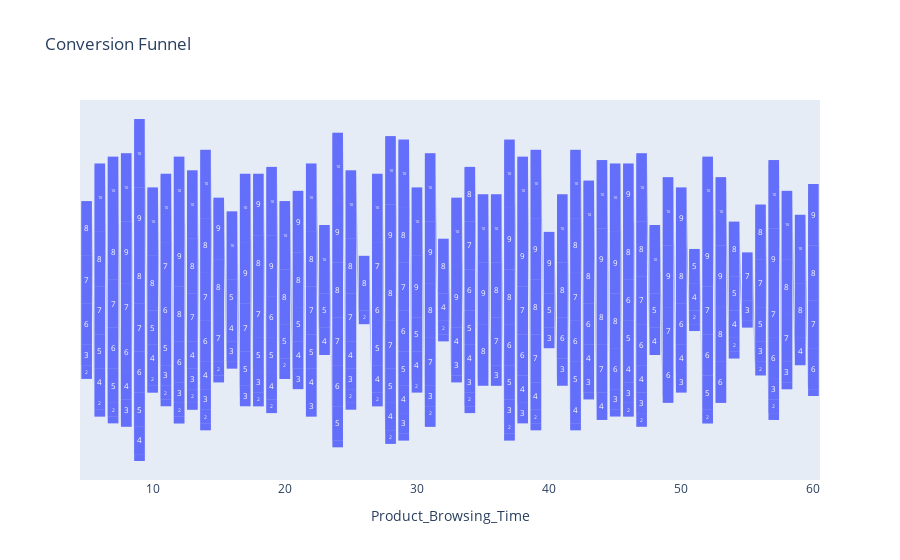

The notebook cell this image was saved under:
### Code cell
# conversion funnel of the customers
# Funnel analysis
funnel_data = data[['Product_Browsing_Time', 'Items_Added_to_Cart', 'Total_Purchases']]
funnel_data = funnel_data.groupby(['Product_Browsing_Time', 'Items_Added_to_Cart']).sum().reset_index()

fig = px.funnel(funnel_data, x='Product_Browsing_Time', y='Items_Added_to_Cart', title='Conversion Funnel')
fig.show()

### Figure 1 — Plotly figure (JSON) as saved in the notebook; plotly's stock layout.template omitted (floating-point values rounded to 4 significant figures; data arrays with more than 128 entries replaced by an {"elided": "..."} marker saying what was removed)
{"data": [{"hovertemplate": "Product_Browsing_Time=%{x}<br>Items_Added_to_Cart=%{y}<extra></extra>", "legendgroup": "", "marker": {"color": "#636efa"}, "name": "", "orientation": "v", "showlegend": false, "type": "funnel", "x": {"elided": "342 int values"}, "xaxis": "x", "y": {"elided": "342 int values"}, "yaxis": "y"}], "layout": {"autosize": true, "legend": {"tracegroupgap": 0}, "title": {"text": "Conversion Funnel"}, "xaxis": {"anchor": "y", "autorange": true, "domain": [0, 1], "range": [4.5, 60.5], "title": {"text": "Product_Browsing_Time"}, "type": "linear"}, "yaxis": {"anchor": "x", "autorange": true, "domain": [0, 1], "range": [-27.78, 27.78], "title": {"text": "Items_Added_to_Cart"}, "type": "linear"}}}
